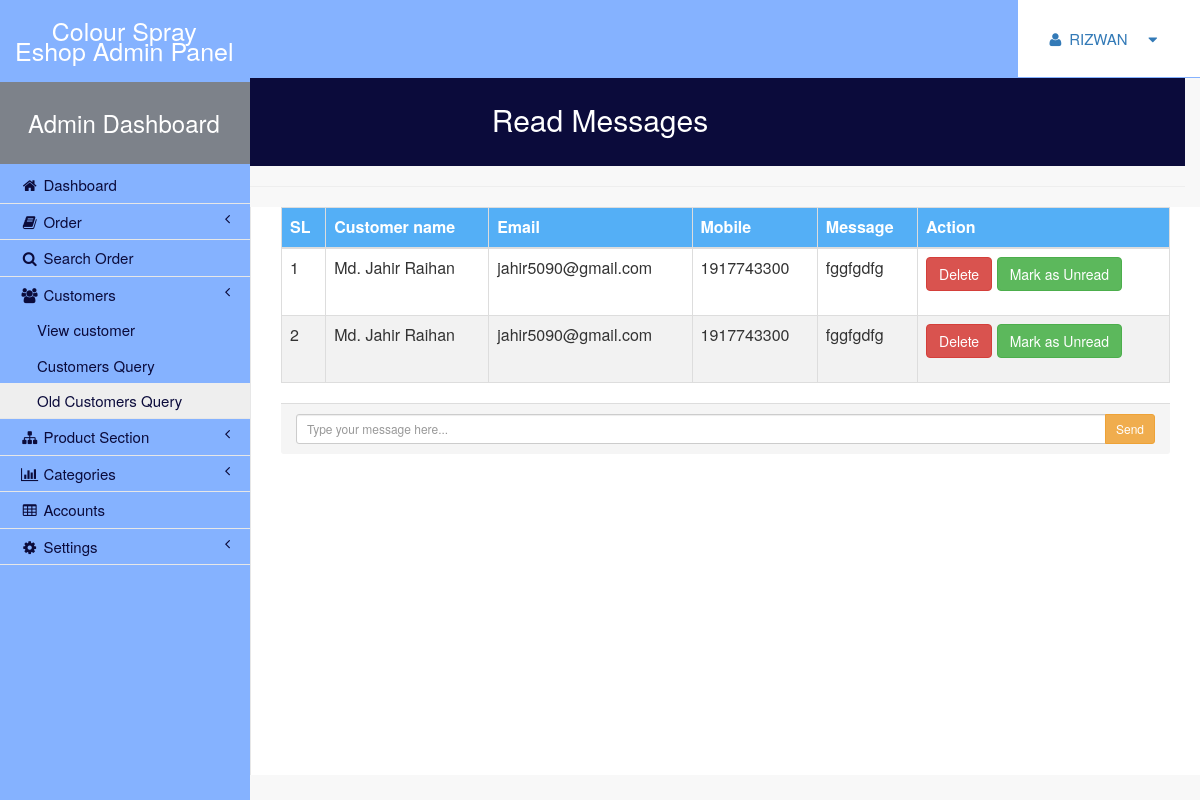
/admin/cus_query_old.php (signed in), run on the app's committed database.
### tables this page shows
CREATE TABLE IF NOT EXISTS `contact` (
`id` int(20) NOT NULL,
  `name` varchar(50) NOT NULL,
  `email` varchar(50) NOT NULL,
  `mobile` int(20) NOT NULL,
  `message` varchar(255) NOT NULL,
  `status` int(1) NOT NULL
);

### admin/cus_query_old.php (the view, shortened to what this page needs)
<?php include"header.php";?>
  <div class="col-lg-12">
                  <center> <h2 style="background-color:#0B0B3B;padding:30px;color:white;"> Read Messages </h2></center> <hr/>
               </div>
<div id="page-wrapper" style="overflow:scroll;">
						<table class="table">
   <thead>
     <tr style="color:skyblue;">
       <th>SL</th>
       <th>Customer name</th>
	<th>Email</th>
	<th>Mobile</th>
	<th>Message</th>
	<th>Action</th>
     </tr>
   </thead>
   <tbody>
						<?php
						$product_query = "SELECT * FROM contact where status = 1 ORDER BY id DESC";
						$run_query = mysqli_query($con,$product_query);
						if(mysqli_num_rows($run_query) > 0){
	$sl = 0;
									while($row = mysqli_fetch_array($run_query)){
										$sl++;
										$name   = $row['name'];
										$email = $row['email'];
										$mobile = $row['mobile'];
										$message = $row['message'];
										?>
									  <tr>
										<td><?php echo $sl; ?></td>
										<td><?php echo $name; ?></td>
										<td><?php echo $email; ?></td>
										<td><?php echo $mobile; ?></td>
										<td><?php echo $message; ?></td>
										<td>
										<form action="cus_query_old.php" method="post">
										<input type="submit" name="delete" class="btn btn-danger" value="Delete">
										<input type="submit" name="unread" class="btn btn-success" value="Mark as Unread">
										</form>
										</td>
									  </tr>
						<?php
	}
						}
						?>
				 </tbody>
 </table>
					 <?php include"footer.php";?>

### admin/cus_query_old.php (style rules this page uses)
table, td, tr, th { border-collapse: collapse; border: 1px solid #ddd; }
th, td { text-align: left; padding: 8px; }
tr:nth-child(even) { background-color: #f2f2f2 }
th { background-color: #54aff6; color: white; }

### data on the page
contact: name "Md. Jahir Raihan", email "jahir5090@gmail.com", mobile "1917743300", message "fggfgdfg"
contact: name "Md. Jahir Raihan", email "jahir5090@gmail.com", mobile "1917743300", message "fggfgdfg"

### other printed values
$_SESSION['name'] "RIZWAN"
